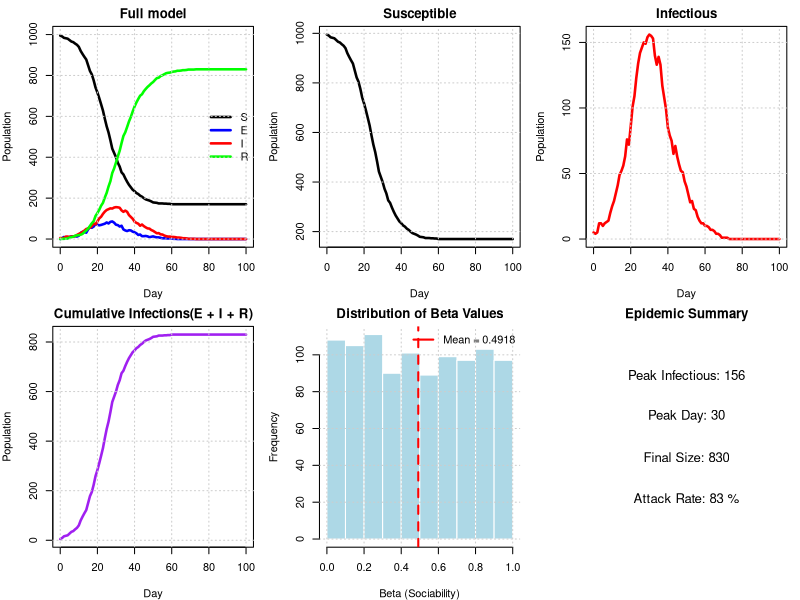
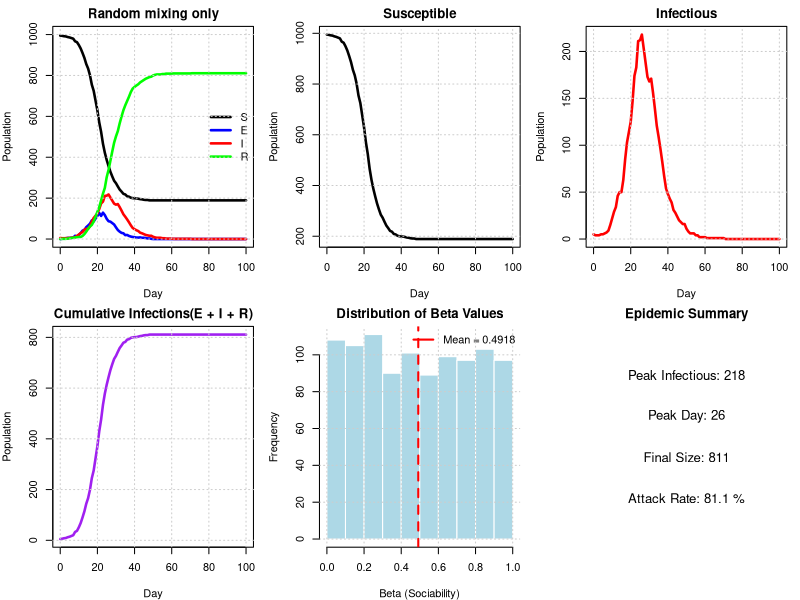
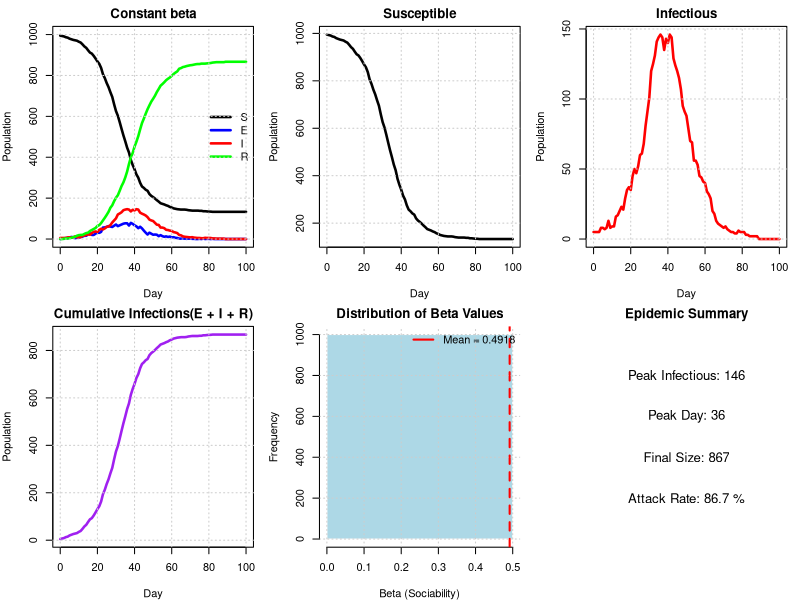
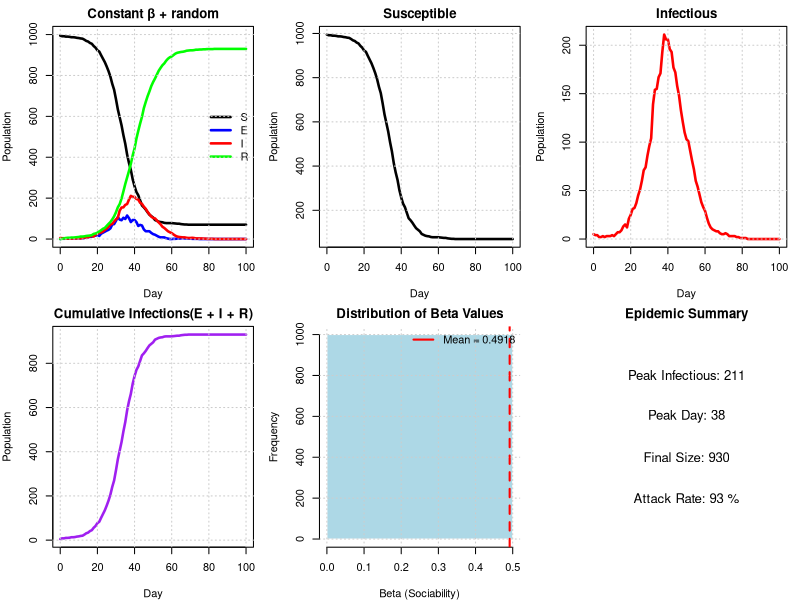
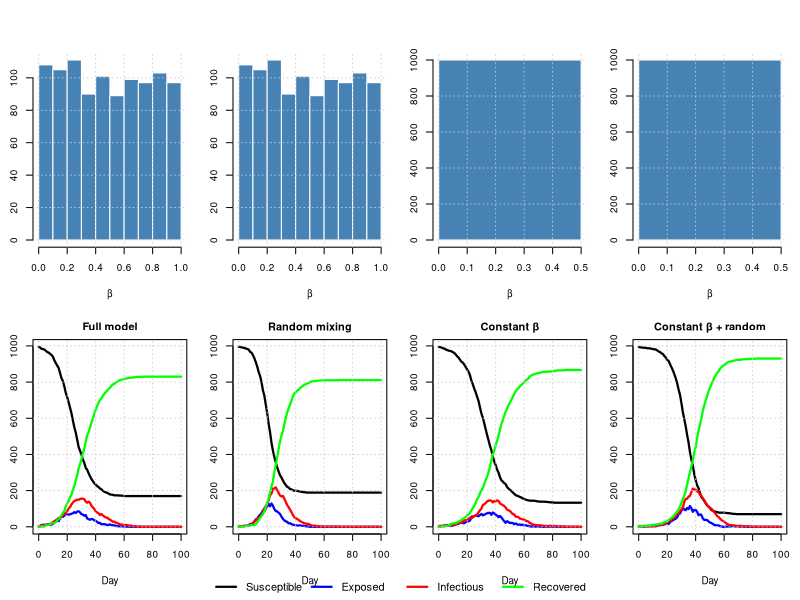

Here is the R script that generated these plots, in order:
#Group 6 :Xuyi Shi(S2796586), Chi Zhang(S2828433), Jiachen Guang(S2789777)
#Contribution:



#This code implements an extended SEIR epidemic model that incorporates social 
#network structure, used to investigate the impact of family relationships and 
#individual differences in sociability on the spread of infectious diseases. 
#The model distributes the population into households of random size and 
#constructs a contact network based on sociability parameters. It simulates three 
#infection pathways: intra-household transmission, transmission with fixed contacts, 
#and random mixing. By comparing four different scenarios (a complete model, 
#a model without social structure, a model with homogeneous sociability, and a baseline model), 
#we analyze how social structure influences the dynamics, scale, and peak of the epidemic.



#get.net(): Constructing social networks based on individual social parameters

#nseir(): Core simulation function, running the SEIR model including social structure

#plot.nseir(): Visualize the epidemic development curve

#compare.scenarios(): Comparing models under different conditions


##============================================================================================================
##---------------Create the vector of integers indicating which household each person belongs to--------------
set.seed(0)
n = 1000
h_max = 5

h = rep(1:n,sample(1:h_max,n,replace = TRUE))[1:n]
tabulate(tabulate(h))
sum(table(table(h)))
table(table(h))
which(is.na(h)==TRUE)


##============================================================================================================
##------------------Create the net funtion between regular (non-household) contact people---------------------
get.net = function(beta, h, nc = 15) {
  # Creates regular contact network based on sociability parameters
  # beta: vector of sociability parameters for each person
  # h: household assignment vector
  # nc: average number of contacts per person
  # Returns: list where element i contains indices of i's regular contacts
  
  n = length(beta)  # population size
  beta_bar = mean(beta)  # mean sociability
  
  # Initialize empty contact list for each person
  contacts = vector("list", n)
  
  # Loop through all possible pairs (i,j) where i < j to avoid duplicates
  for (i in 1:(n-1)) {
    for (j in (i+1):n) {
      
      # Skip if i and j are in the same household
      if (h[i] == h[j]) next
      
      # Calculate probability of link between i and j
      prob = nc * beta[i] * beta[j] / (beta_bar^2 * (n - 1))
      
      # Create link with calculated probability
      if (runif(1) < prob) {
        # Record link in both directions (undirected network)
        contacts[[i]] = c(contacts[[i]], j)
        contacts[[j]] = c(contacts[[j]], i)
      }
    }
  }
  
  return(contacts)
}
##============================================================================================================
##-----------------------------------Create a function of infections------------------------------------------

nseir = function(beta, h, alink, alpha = c(.1, .01, .01), delta = .2, 
                  gamma = .4, nc = 15, nt = 100, pinf = .005) {
  # Simulates SEIR epidemic with household and network structure
  # beta: vector of sociability parameters for each person
  # h: household assignment vector
  # alink: list of regular contacts for each person (from get.net)
  # alpha: c(alpha_h, alpha_c, alpha_r) - infection probabilities for 
  #        household, contact network, and random mixing
  # delta: daily probability of recovery (I -> R)
  # gamma: daily probability of becoming infectious (E -> I)
  # nc: average number of contacts per person
  # nt: number of days to simulate
  # pinf: initial proportion in I state
  # Returns: list with S, E, I, R (daily counts) and t (days)
  
  n = length(beta)  # population size
  beta_bar = mean(beta)  # mean sociability
  
  # Extract alpha parameters
  alpha_h = alpha[1]  # household infection probability
  alpha_c = alpha[2]  # contact network infection probability
  alpha_r = alpha[3]  # random mixing infection probability
  
  # Initialize states: 1=S, 2=E, 3=I, 4=R
  state = rep(1, n)
  
  # Randomly select initial infected individuals
  initial_infected = sample(n, round(n * pinf))
  state[initial_infected] = 3
  
  # Storage for daily counts
  S = E = I = R = numeric(nt + 1)
  t = 0:nt                        #It starts from the initial state, so time should start from 0
  
  # Record initial state
  S[1] = sum(state == 1)
  E[1] = sum(state == 2)
  I[1] = sum(state == 3)
  R[1] = sum(state == 4)
  
  # Simulate epidemic dynamics
  for (day in 1:nt) {
    new_state = state
    # Find individuals in each state
    susceptible = which(state == 1) 
    infectious = which(state == 3)
    exposed = which(state == 2)
    
    
    # Process transitions E -> I (exposed become infectious)
    if (length(exposed) > 0) {
      become_infectious = exposed[runif(length(exposed)) < gamma]
      new_state[become_infectious] = 3
    }
    
    # Process transitions I -> R (infectious recover)
    if (length(infectious) > 0) {
      recover = infectious[runif(length(infectious)) < delta]
      new_state[recover] = 4
    }
    
    # Process infections S -> E (susceptible become exposed)
    if (length(infectious) > 0 && length(susceptible) > 0) {
      
      # Loop through each infectious person
      for (i in infectious) {
        
        # 1. Household infections
        if (alpha_h > 0) {
          # Find household members who are susceptible
          household_members = which(h == h[i] & state == 1)
          if (length(household_members) > 0) {
            infected = household_members[runif(length(household_members)) < alpha_h]
            new_state[infected] = 2
          }
        }
        
        # 2. Regular contact network infections
        if (alpha_c > 0 && length(alink[[i]]) > 0) {
          # Find contacts who are susceptible
          susceptible_contacts = alink[[i]][state[alink[[i]]] == 1]
          if (length(susceptible_contacts) > 0) {
            infected = susceptible_contacts[runif(length(susceptible_contacts)) < alpha_c] 
            new_state[infected] = 2
          }
        }
        
        # 3. Random mixing infections
        if (alpha_r > 0) {
          # Calculate infection probability for each susceptible person
          susceptible_now = which(state == 1)
          if (length(susceptible_now) > 0) {
            prob = alpha_r * nc * beta[i] * beta[susceptible_now] / (beta_bar^2 * (n - 1))
            #Find all susceptible people who can be infected by the current infected person i
            infected = susceptible_now[runif(length(susceptible_now)) < prob]
            new_state[infected] = 2
          }
        }
      }
    }
    
    # Update state for next day
    state = new_state
    
    # Record daily counts
    S[day + 1] = sum(state == 1)
    E[day + 1] = sum(state == 2)
    I[day + 1] = sum(state == 3)
    R[day + 1] = sum(state == 4)
  }
  
  # Return results
  return(list(S = S, E = E, I = I, R = R, t = t,beta = beta))
}

#test
beta = runif(n, 0, 1)
alink = get.net(beta, h, nc = 15)
results = nseir(beta, h, alink)

##============================================================================================================
##-----------------------------Create a function to plot the dynamics states----------------------------------
plot.nseir <- function(nseir_results, main = "SEIR Epidemic Dynamics") {
  # More detailed plotting with individual panels and summary statistics
  # nseir_results: list output from nseir function
  # main: main title for the plot
  
  S <- nseir_results$S
  E <- nseir_results$E
  I <- nseir_results$I
  R <- nseir_results$R
  t <- nseir_results$t
  beta <- nseir_results$beta  # Extract beta values if available
  
  n <- S[1] + E[1] + I[1] + R[1]  # total population
  
  # Set up 2x3 plot layout to accommodate beta histogram
  old_par <- par(mfrow = c(2, 3), mar = c(4, 4, 2, 1))
  on.exit(par(old_par))
  
  # Plot 1: All classes together
  plot(t, S, type = "l", col = "black", lwd = 2.5, main = main,
       xlab = "Day", ylab = "Population", ylim = c(0, n))
  lines(t, E, col = "blue", lwd = 2.5)
  lines(t, I, col = "red", lwd = 2.5)
  lines(t, R, col = "green", lwd = 2.5)
  legend("right", legend = c("S", "E", "I", "R"),
         col = c("black", "blue", "red", "green"), lwd = 2.5, bty = "n")
  grid(col = "gray80", lty = "dotted")
  
  # Plot 2: Susceptible only
  plot(t, S, type = "l", col = "black", lwd = 2.5, 
       main = "Susceptible", xlab = "Day", ylab = "Population")
  grid(col = "gray80", lty = "dotted")
  
  # Plot 3: Infectious only (log scale)
  plot(t, I, type = "l", col = "red", lwd = 2.5,
       main = "Infectious", xlab = "Day", ylab = "Population")
  grid(col = "gray80", lty = "dotted")
  
  # Plot 4: Cumulative infections (E + I + R)
  cumulative_infected <- E + I + R
  plot(t, cumulative_infected, type = "l", col = "purple", lwd = 2.5,
       main = "Cumulative Infections(E + I + R)", xlab = "Day", ylab = "Population")
  grid(col = "gray80", lty = "dotted")
  
  # Plot 5: Beta distribution histogram
  if (!is.null(beta)) {
    hist(beta, col = "lightblue", main = "Distribution of Beta Values",
         xlab = "Beta (Sociability)", ylab = "Frequency", border = "white")
    abline(v = mean(beta), col = "red", lwd = 2, lty = 2)
    legend("topright", legend = paste("Mean =", round(mean(beta), 4)), 
           col = "red", lwd = 2, bty = "n")
    grid(col = "gray80", lty = "dotted")
  } else {
    # If no beta values available, show empty plot with message
    plot(0, 0, type = "n", xlab = "", ylab = "", main = "No Beta Data", axes = FALSE)
    text(0, 0, "Beta values not available", cex = 1.2)
  }
  
  # Plot 6: Epidemic summary statistics
  peak_infectious <- max(I)
  peak_day <- t[which.max(I)]
  final_size <- R[length(R)]
  attack_rate <- final_size / n * 100
  
  # Create summary plot
  plot(0, 0, type = "n", xlim = c(0, 1), ylim = c(0, 1), 
       main = "Epidemic Summary", xlab = "", ylab = "", axes = FALSE)
  
  text(0.5, 0.8, paste("Peak Infectious:", round(peak_infectious)), cex = 1.2)
  text(0.5, 0.6, paste("Peak Day:", peak_day), cex = 1.2)
  text(0.5, 0.4, paste("Final Size:", round(final_size)), cex = 1.2)
  text(0.5, 0.2, paste("Attack Rate:", round(attack_rate, 1), "%"), cex = 1.2)
}
compare.scenarios <- function(results_list, scenario_names = NULL, main_title = "", 
                          show_beta = TRUE) {
  # Compares multiple nseir results in panels side-by-side
  # by calling plot.nseir for each scenario
  # results_list: list of nseir outputs
  # scenario_names: names for each scenario
  # main_title: overall title for the comparison
  # show_beta: if TRUE, includes beta distributions in the plots
  
  n_scenarios <- length(results_list)
  
  # Set default scenario names if not provided
  if (is.null(scenario_names)) {
    scenario_names <- paste("Scenario", 1:n_scenarios)
  }
  
  # Set up plot layout - if show_beta, each scenario needs 2 rows (SEIR + beta)
  # Otherwise just 1 row per scenario
  n_cols <- n_scenarios  
  n_rows <- ceiling(n_scenarios / n_cols)
  
  if (show_beta && !is.null(results_list[[1]]$beta)) {
    # Each scenario takes 2 rows: one for SEIR, one for beta
    n_plot_rows <- n_rows * 2
    n_plot_cols <- n_cols
  } else {
    n_plot_rows <- n_rows
    n_plot_cols <- n_cols
  }
  
  old_par <- par(mfrow = c(n_plot_rows, n_plot_cols), 
                 mar = c(5, 2.5, 2, 1),
                 oma = c(0, 0, 2, 0))
  on.exit(par(old_par)) # Restore the original par settings
  
  # Find global max for consistent y-axis across all scenarios
  max_pop <- 0
  for (res in results_list) {
    max_pop <- max(max_pop, max(res$S, res$E, res$I, res$R))
  }
  # Plot beta distributions for each scenario if requested
  if (show_beta && !is.null(results_list[[1]]$beta)) {
    for (i in 1:n_scenarios) {
      res <- results_list[[i]]
      hist(res$beta, col = "steelblue", border = "white",
           main = "", xlab = "β", ylab = "Frequency",
           cex.axis = 0.9, cex.lab = 0.9)
      grid(col = "gray80", lty = "dotted", lwd = 0.8)
    }
  }
  
  # Plot SEIR dynamics for each scenario
  for (i in 1:n_scenarios) {
    res <- results_list[[i]]
    
    # Plot SEIR trajectories
    plot(res$t, res$S, type = "l", col = "black", lwd = 2.2,
         main = scenario_names[i], xlab = "Day", ylab = "Population",
         ylim = c(0, max_pop),
         cex.axis = 0.9, cex.lab = 0.9, cex.main = 1.0)
    
    lines(res$t, res$E, col = "blue", lwd = 2.2)
    lines(res$t, res$I, col = "red", lwd = 2.2)
    lines(res$t, res$R, col = "green", lwd = 2.2)
    
    grid(col = "gray80", lty = "dotted", lwd = 0.8)
  }
  # Add overall legend at bottom
  par(fig = c(0, 1, 0, 1), oma = c(0, 0, 0, 0), mar = c(0, 0, 0, 0),
      new = TRUE)
  plot(0, 0, type = "n", bty = "n", xaxt = "n", yaxt = "n")
  
  legend("bottom", ncol = 4,
         legend = c("Susceptible", "Exposed", "Infectious", "Recovered"),
         col = c("black", "blue", "red", "green"),
         lwd = 2.2, bty = "n", cex = 1.0,
         xpd = TRUE)
  
  # Add main title if provided
  if (main_title != "") {
    mtext(main_title, outer = TRUE, cex = 1.2, line = 0.5)
  }
}




##============================================================================================================
##-------------------------Setting beta, Use function,Compare scenarios and Visualization---------------------
beta <- runif(n, 0, 1)
alink <- get.net(beta, h, nc = 15)
results1 <- nseir(beta, h, alink, alpha = c(.1, .01, .01))  # Full model
results2 <- nseir(beta, h, alink, alpha = c(0, 0, 0.04))    # Random mixing only
results3 <- nseir(rep(mean(beta), n), h, alink, alpha = c(.1, .01, .01))  # Constant beta
results4 <- nseir(rep(mean(beta), n), h, alink, alpha = c(0, 0, 0.04))    # Constant beta, random only

plot.nseir(results1, main = "Full model")
plot.nseir(results2, main = "Random mixing only")
plot.nseir(results3, main = "Constant beta")
plot.nseir(results4, main = "Constant β + random")
compare.scenarios(
  list(results1, results2, results3, results4),
  scenario_names = c("Full model", "Random mixing", 
                     "Constant β", "Constant β + random"),
  main_title = "Effect of Structure on Epidemic Dynamics",
  show_beta = TRUE
)

